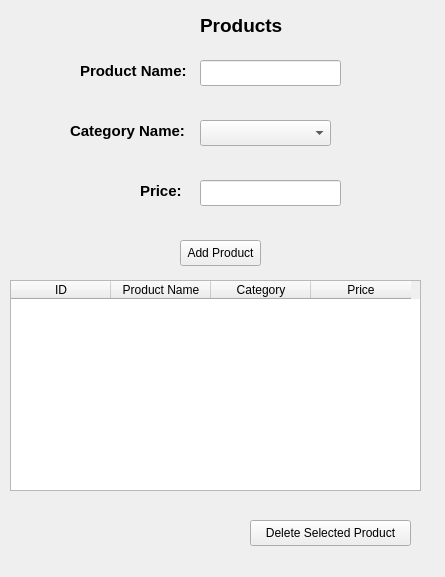
<?xml version="1.0" encoding="UTF-8"?>
<ui version="4.0">
 <class>ProductPageClass</class>
 <widget class="QWidget" name="ProductPageClass">
  <property name="geometry">
   <rect>
    <x>0</x>
    <y>0</y>
    <width>445</width>
    <height>577</height>
   </rect>
  </property>
  <property name="windowTitle">
   <string>ProductPage</string>
  </property>
  <widget class="QLabel" name="label">
   <property name="geometry">
    <rect>
     <x>200</x>
     <y>10</y>
     <width>91</width>
     <height>31</height>
    </rect>
   </property>
   <property name="font">
    <font>
     <pointsize>14</pointsize>
     <bold>true</bold>
    </font>
   </property>
   <property name="text">
    <string>Products</string>
   </property>
  </widget>
  <widget class="QLabel" name="label_2">
   <property name="geometry">
    <rect>
     <x>80</x>
     <y>60</y>
     <width>111</width>
     <height>21</height>
    </rect>
   </property>
   <property name="font">
    <font>
     <pointsize>11</pointsize>
     <bold>true</bold>
    </font>
   </property>
   <property name="text">
    <string>Product Name:</string>
   </property>
  </widget>
  <widget class="QLineEdit" name="lineEditProductName">
   <property name="geometry">
    <rect>
     <x>200</x>
     <y>60</y>
     <width>141</width>
     <height>26</height>
    </rect>
   </property>
  </widget>
  <widget class="QLabel" name="label_3">
   <property name="geometry">
    <rect>
     <x>70</x>
     <y>120</y>
     <width>121</width>
     <height>21</height>
    </rect>
   </property>
   <property name="font">
    <font>
     <pointsize>11</pointsize>
     <bold>true</bold>
    </font>
   </property>
   <property name="text">
    <string>Category Name:</string>
   </property>
  </widget>
  <widget class="QComboBox" name="comboBoxCategoryName">
   <property name="geometry">
    <rect>
     <x>200</x>
     <y>120</y>
     <width>131</width>
     <height>26</height>
    </rect>
   </property>
  </widget>
  <widget class="QLineEdit" name="lineEditPrice">
   <property name="geometry">
    <rect>
     <x>200</x>
     <y>180</y>
     <width>141</width>
     <height>26</height>
    </rect>
   </property>
   <property name="text">
    <string/>
   </property>
  </widget>
  <widget class="QLabel" name="label_4">
   <property name="geometry">
    <rect>
     <x>140</x>
     <y>180</y>
     <width>61</width>
     <height>21</height>
    </rect>
   </property>
   <property name="font">
    <font>
     <pointsize>11</pointsize>
     <bold>true</bold>
    </font>
   </property>
   <property name="text">
    <string>Price:</string>
   </property>
  </widget>
  <widget class="QPushButton" name="pushButtonAddProduct">
   <property name="geometry">
    <rect>
     <x>180</x>
     <y>240</y>
     <width>81</width>
     <height>26</height>
    </rect>
   </property>
   <property name="text">
    <string>Add Product</string>
   </property>
  </widget>
  <widget class="QTableWidget" name="tableWidgetProduct">
   <property name="geometry">
    <rect>
     <x>10</x>
     <y>280</y>
     <width>411</width>
     <height>211</height>
    </rect>
   </property>
   <column>
    <property name="text">
     <string>ID</string>
    </property>
   </column>
   <column>
    <property name="text">
     <string>Product Name</string>
    </property>
   </column>
   <column>
    <property name="text">
     <string>Category</string>
    </property>
   </column>
   <column>
    <property name="text">
     <string>Price</string>
    </property>
   </column>
  </widget>
  <widget class="QPushButton" name="pushButtonDeleteSelectedProduct">
   <property name="geometry">
    <rect>
     <x>250</x>
     <y>520</y>
     <width>161</width>
     <height>26</height>
    </rect>
   </property>
   <property name="text">
    <string>Delete Selected Product</string>
   </property>
  </widget>
 </widget>
 <layoutdefault spacing="6" margin="11"/>
 <resources/>
 <connections/>
</ui>
